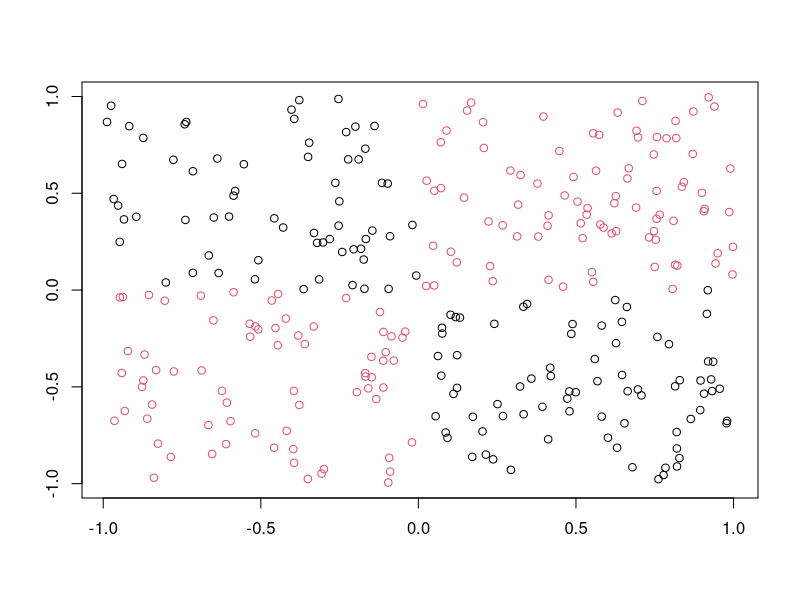
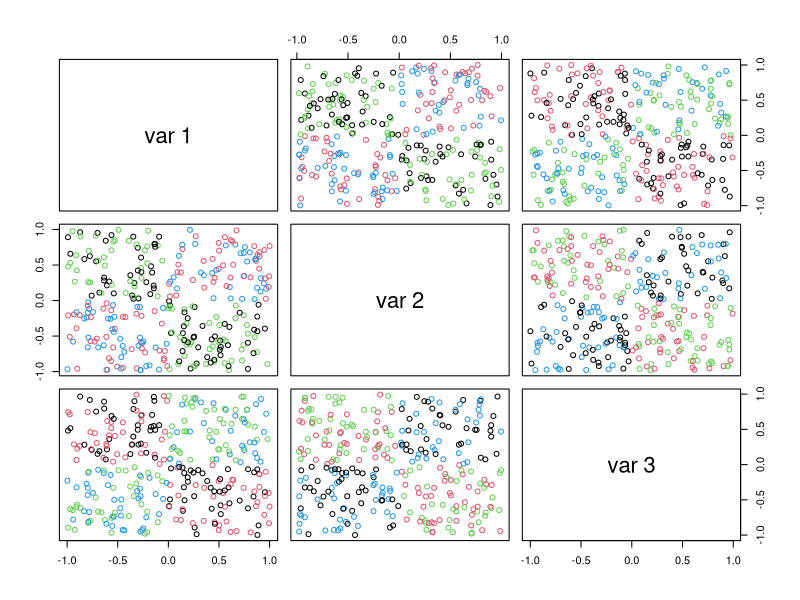

Reproduce these figures in R, in order.
library(mlbench)


### Name: mlbench.xor
### Title: Continuous XOR Benchmark Problem
### Aliases: mlbench.xor
### Keywords: datagen

### ** Examples

# 2d example
p<-mlbench.xor(300,2)
plot(p)
#
# 3d example
p<-mlbench.xor(300,3)
plot(p)
